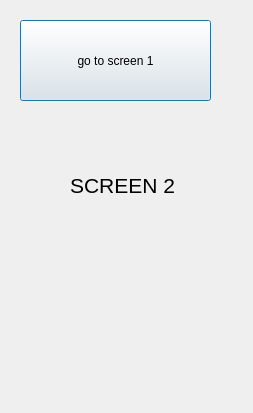
<?xml version="1.0" encoding="UTF-8"?>
<ui version="4.0">
 <class>Dialog</class>
 <widget class="QDialog" name="Dialog">
  <property name="geometry">
   <rect>
    <x>0</x>
    <y>0</y>
    <width>253</width>
    <height>413</height>
   </rect>
  </property>
  <property name="windowTitle">
   <string>screen 2</string>
  </property>
  <widget class="QPushButton" name="btn_2">
   <property name="geometry">
    <rect>
     <x>20</x>
     <y>20</y>
     <width>191</width>
     <height>81</height>
    </rect>
   </property>
   <property name="text">
    <string>go to screen 1</string>
   </property>
  </widget>
  <widget class="QLabel" name="label">
   <property name="geometry">
    <rect>
     <x>70</x>
     <y>160</y>
     <width>131</width>
     <height>51</height>
    </rect>
   </property>
   <property name="font">
    <font>
     <pointsize>16</pointsize>
    </font>
   </property>
   <property name="text">
    <string>SCREEN 2</string>
   </property>
  </widget>
 </widget>
 <resources/>
 <connections/>
</ui>
